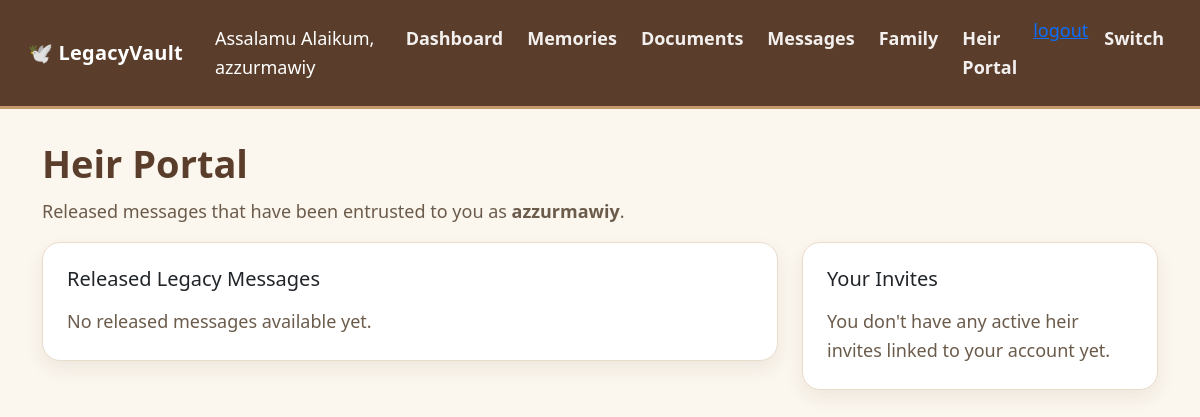
The app's page /heir/ (signed in), older data.
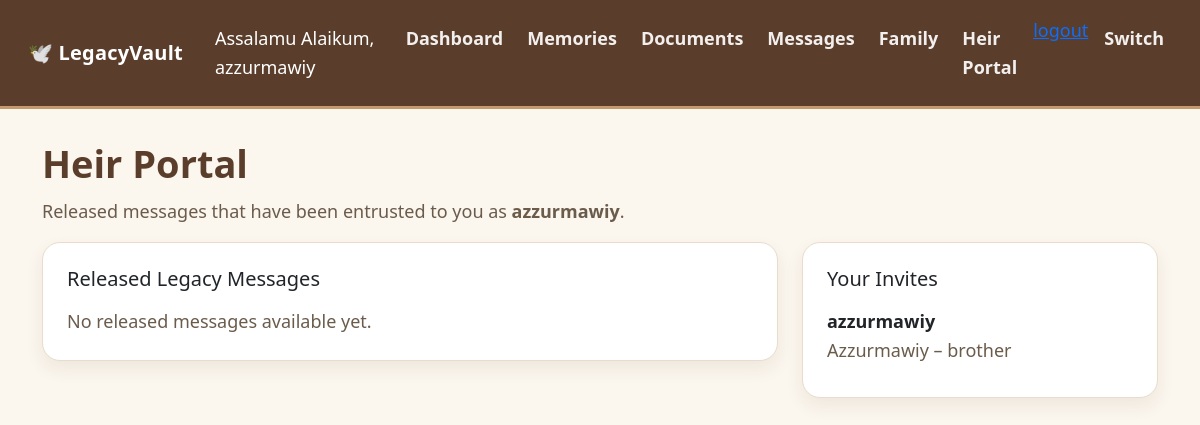
The same page, newer data.
### core/models.py (models this page shows, shortened)
class FamilyMember(models.Model):
    owner = models.ForeignKey(
        settings.AUTH_USER_MODEL,
        on_delete=models.CASCADE,
        related_name="family_members"
    )
    name = models.CharField(max_length=200)
    relation = models.CharField(max_length=100)
    email = models.EmailField(blank=True, null=True)
    phone = models.CharField(max_length=30, blank=True)
    claimed_user = models.ForeignKey(
        settings.AUTH_USER_MODEL,
        on_delete=models.SET_NULL,
        null=True,
        blank=True,
        related_name="claimed_family_profiles"
    )
    invite_token = models.UUIDField(default=uuid.uuid4, editable=False, unique=True)
    is_active = models.BooleanField(default=True)
    created_at = models.DateTimeField(auto_now_add=True)
    updated_at = models.DateTimeField(auto_now=True)

### core/views.py (the view)
# urls.py: path('heir/', views.heir_portal, name='heir_portal'),
@login_required
def heir_portal(request):
    recipient = request.user
    messages_list = Message.objects.filter(
        recipient=recipient,
        is_released=True
    ).order_by("-send_date")
    my_invites = FamilyMember.objects.filter(
        claimed_user=recipient,
        is_active=True,
    ).select_related("owner")
    return render(
        request,
        "heir_messages.html",
        {
            "recipient": recipient,
            "messages_list": messages_list,
            "my_invites": my_invites,
        },
    )

### templates/heir_messages.html
{% extends 'base.html' %}
{% block content %}
<div class="mb-3">
  <div class="page-title">Heir Portal</div>
  <div class="page-subtitle">
    Released messages that have been entrusted to you as <strong>{{ recipient.username }}</strong>.
  </div>
</div>
<div class="row g-4">
  <div class="col-lg-8">
    <div class="card p-4">
      <h5 class="mb-3">Released Legacy Messages</h5>
      {% for msg in messages_list %}
        <div class="border rounded-4 p-3 mb-3">
          <div class="fw-bold">{{ msg.title }}</div>
          <div class="page-subtitle mb-2">
            From: {{ msg.owner.username }} · Released on: {{ msg.send_date }}
          </div>
          <div>{{ msg.content }}</div>
        </div>
      {% empty %}
        <div class="page-subtitle">
          No released messages available yet.
        </div>
      {% endfor %}
    </div>
  </div>
  <div class="col-lg-4">
    <div class="card p-4">
      <h5 class="mb-3">Your Invites</h5>
      {% if my_invites %}
        <ul class="list-unstyled mb-0">
          {% for invite in my_invites %}
            <li class="mb-2">
              <div class="fw-bold">{{ invite.owner.username }}</div>
              <div class="page-subtitle">
                {{ invite.name }} – {{ invite.relation }}
              </div>
            </li>
          {% endfor %}
        </ul>
      {% else %}
        <div class="page-subtitle">
          You don't have any active heir invites linked to your account yet.
        </div>
      {% endif %}
    </div>
  </div>
</div>
{% endblock %}

Row changes from the older to the newer data that the page shows:
now on this page (row edited): FamilyMember: owner.username "azzurmawiy", name "Azzurmawiy", relation "brother"
Text that changed along with them:
text no longer shown: "You don't have any active heir invites linked to your account yet."
